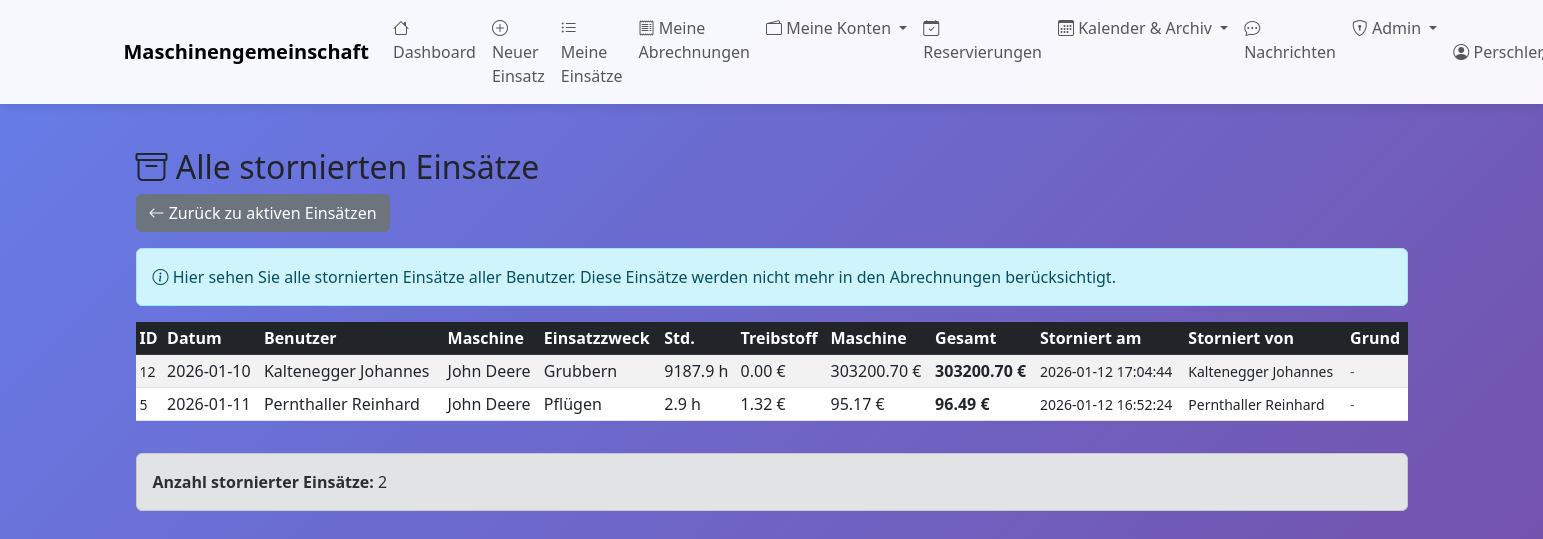
The app's page /admin/stornierte-einsaetze (signed in) with its own data.
### tables this page shows
CREATE TABLE maschineneinsaetze_storniert (
            id INTEGER PRIMARY KEY AUTOINCREMENT,
            original_einsatz_id INTEGER NOT NULL,
            datum TEXT NOT NULL,
            benutzer_id INTEGER NOT NULL,
            maschine_id INTEGER NOT NULL,
            einsatzzweck_id INTEGER,
            stundenzaehler_anfang REAL,
            stundenzaehler_ende REAL,
            betriebsstunden REAL,
            hektar REAL,
            kilometer REAL,
            stueck INTEGER,
            treibstoffverbrauch REAL,
            treibstoffkosten REAL,
            maschinenkosten REAL,
            gesamtkosten REAL,
            bemerkung TEXT,
            storniert_am TEXT NOT NULL,
            storniert_von INTEGER NOT NULL,
            stornierungsgrund TEXT,
            FOREIGN KEY (benutzer_id) REFERENCES benutzer(id),
            FOREIGN KEY (maschine_id) REFERENCES maschinen(id),
            FOREIGN KEY (einsatzzweck_id) REFERENCES einsatzzwecke(id),
            FOREIGN KEY (storniert_von) REFERENCES benutzer(id)
        );

CREATE TABLE benutzer (
    id INTEGER PRIMARY KEY AUTOINCREMENT,
    name TEXT NOT NULL,
    vorname TEXT,
    username TEXT UNIQUE,
    password_hash TEXT,
    adresse TEXT,
    telefon TEXT,
    email TEXT,
    mitglied_seit DATE,
    aktiv BOOLEAN DEFAULT 1,
    bemerkungen TEXT
, is_admin BOOLEAN DEFAULT 0, treibstoffkosten_preis REAL DEFAULT 1.50, backup_schwellwert INTEGER DEFAULT 50, letzter_treibstoffpreis REAL, admin_level INTEGER DEFAULT 0);

CREATE TABLE maschinen (
    id INTEGER PRIMARY KEY AUTOINCREMENT,
    bezeichnung TEXT NOT NULL,
    hersteller TEXT,
    modell TEXT,
    baujahr INTEGER,
    kennzeichen TEXT,
    anschaffungsdatum DATE,
    stundenzaehler_aktuell REAL,
    naechste_wartung_bei REAL,
    aktiv BOOLEAN DEFAULT 1,
    bemerkungen TEXT
, abrechnungsart TEXT DEFAULT 'stunden', preis_pro_einheit REAL DEFAULT 0.0, wartungsintervall INTEGER DEFAULT 50, naechste_wartung REAL, anmerkungen TEXT, erfassungsmodus TEXT DEFAULT 'fortlaufend', gemeinschaft_id INTEGER DEFAULT 1 REFERENCES gemeinschaften(id), anschaffungspreis REAL DEFAULT 0.0, abschreibungsdauer_jahre INTEGER DEFAULT 10, treibstoff_berechnen BOOLEAN DEFAULT 0);

CREATE TABLE einsatzzwecke (
    id INTEGER PRIMARY KEY AUTOINCREMENT,
    bezeichnung TEXT NOT NULL UNIQUE,
    beschreibung TEXT,
    aktiv BOOLEAN DEFAULT 1
);

### web_app.py (the view)
@app.route('/admin/stornierte-einsaetze')
@admin_required
def admin_stornierte_einsaetze():
    with MaschinenDBContext(DB_PATH) as db:
        cursor = db.connection.cursor()
        cursor.execute("""
            SELECT s.*, m.bezeichnung as maschine_name,
                   b.name as benutzer_name, b.vorname as benutzer_vorname,
                   sv.name as storniert_von_name, sv.vorname as storniert_von_vorname,
                   ez.bezeichnung as einsatzzweck_name
            FROM maschineneinsaetze_storniert s
            JOIN maschinen m ON s.maschine_id = m.id
            JOIN benutzer b ON s.benutzer_id = b.id
            JOIN benutzer sv ON s.storniert_von = sv.id
            LEFT JOIN einsatzzwecke ez ON s.einsatzzweck_id = ez.id
            ORDER BY s.storniert_am DESC
        """)
        columns = [desc[0] for desc in cursor.description]
        stornierte_einsaetze = [dict(zip(columns, row)) for row in cursor.fetchall()]
    return render_template('admin_stornierte_einsaetze.html',
                         stornierte_einsaetze=stornierte_einsaetze)

### database.py (called while the page is built)
    def connect(self):
        self.connection = sqlite3.connect(self.db_path)
        self.connection.row_factory = sqlite3.Row
        self.cursor = self.connection.cursor()

    def close(self):
        if self.connection:
            self.connection.close()

    def __enter__(self):
        self.connect()
        return self

    def __exit__(self, exc_type, exc_val, exc_tb):
        if exc_type is None:
            self.connection.commit()
        else:
            self.connection.rollback()
        self.close()
        return False

### web_app.py (called while the page is built)
def admin_required(f):
    @wraps(f)
    def decorated_function(*args, **kwargs):
        if 'benutzer_id' not in session:
            flash('Bitte melden Sie sich an.', 'warning')
            return redirect(url_for('login'))
        if not session.get('is_admin'):
            flash('Zugriff verweigert. Administrator-Rechte erforderlich.', 'danger')
            return redirect(url_for('dashboard'))
        return f(*args, **kwargs)
    return decorated_function

### templates/admin_stornierte_einsaetze.html (shortened to what this page needs)
{% extends "base.html" %}
{% block content %}
<div class="container mt-4">
    <h2>
        <i class="bi bi-archive"></i> Alle stornierten Einsätze
    </h2>
    <div class="mb-3">
        <a href="{{ url_for('admin_alle_einsaetze') }}" class="btn btn-secondary">
            <i class="bi bi-arrow-left"></i> Zurück zu aktiven Einsätzen
        </a>
    </div>
    {% if stornierte_einsaetze %}
    <div class="alert alert-info">
        <i class="bi bi-info-circle"></i>
        Hier sehen Sie alle stornierten Einsätze aller Benutzer. Diese Einsätze werden nicht mehr in den Abrechnungen berücksichtigt.
    </div>
    <div class="table-responsive">
        <table class="table table-striped table-hover table-sm">
            <thead class="table-dark">
                <tr>
                    <th>ID</th>
                    <th>Datum</th>
                    <th>Benutzer</th>
                    <th>Maschine</th>
                    <th>Einsatzzweck</th>
                    <th>Std.</th>
                    <th>Treibstoff</th>
                    <th>Maschine</th>
                    <th>Gesamt</th>
                    <th>Storniert am</th>
                    <th>Storniert von</th>
                    <th>Grund</th>
                </tr>
            </thead>
            <tbody>
                {% for einsatz in stornierte_einsaetze %}
                <tr>
                    <td><small>{{ einsatz.original_einsatz_id }}</small></td>
                    <td>{{ einsatz.datum }}</td>
                    <td>{{ einsatz.benutzer_name }} {{ einsatz.benutzer_vorname or '' }}</td>
                    <td>{{ einsatz.maschine_name }}</td>
                    <td>{{ einsatz.einsatzzweck_name or '-' }}</td>
                    <td>{{ "%.1f"|format(einsatz.betriebsstunden or 0) }} h</td>
                    <td>{{ "%.2f"|format(einsatz.treibstoffkosten or 0) }} €</td>
                    <td>{{ "%.2f"|format(einsatz.maschinenkosten or 0) }} €</td>
                    <td><strong>{{ "%.2f"|format(einsatz.gesamtkosten or 0) }} €</strong></td>
                    <td>
                        <small>{{ einsatz.storniert_am }}</small>
                    </td>
                    <td>
                        <small>
                            {{ einsatz.storniert_von_name }} {{ einsatz.storniert_von_vorname or '' }}
                        </small>
                    </td>
                    <td>
                        {% if einsatz.stornierungsgrund %}
                            <small class="text-muted" title="{{ einsatz.stornierungsgrund }}">
                                {{ einsatz.stornierungsgrund[:30] }}{% if einsatz.stornierungsgrund|length > 30 %}...{% endif %}
                            </small>
                        {% else %}
                            <small class="text-muted">-</small>
                        {% endif %}
                    </td>
                </tr>
                {% endfor %}
            </tbody>
        </table>
    </div>
    <div class="alert alert-secondary mt-3">
        <strong>Anzahl stornierter Einsätze:</strong> {{ stornierte_einsaetze|length }}
    </div>
    {% else %}
    <div class="alert alert-success">
        <i class="bi bi-check-circle"></i>
        Es wurden noch keine Einsätze storniert.
    </div>
    {% endif %}
</div>
{% endblock %}

### templates/base.html (style rules this page uses)
body { min-height: 100vh; background: linear-gradient(135deg, #667eea 0%, #764ba2 100%); }

### records on screen
maschineneinsaetze_storniert: original_einsatz_id "12", datum "2026-01-10", benutzer_name "Kaltenegger", vorname "Johannes", maschine_name "John Deere", bezeichnung "Grubbern", betriebsstunden "9187.9", treibstoffkosten "0.00", maschinenkosten "303200.70", gesamtkosten "303200.70", storniert_am "2026-01-12 17:04:44", storniert_von_name "Kaltenegger"
maschineneinsaetze_storniert: original_einsatz_id "5", datum "2026-01-11", benutzer_name "Pernthaller", vorname "Reinhard", maschine_name "John Deere", bezeichnung "Pflügen", betriebsstunden "2.9", treibstoffkosten "1.32", maschinenkosten "95.17", gesamtkosten "96.49", storniert_am "2026-01-12 16:52:24", storniert_von_name "Pernthaller"

### other values on screen
{{ stornierte_einsaetze|length }} "2"
